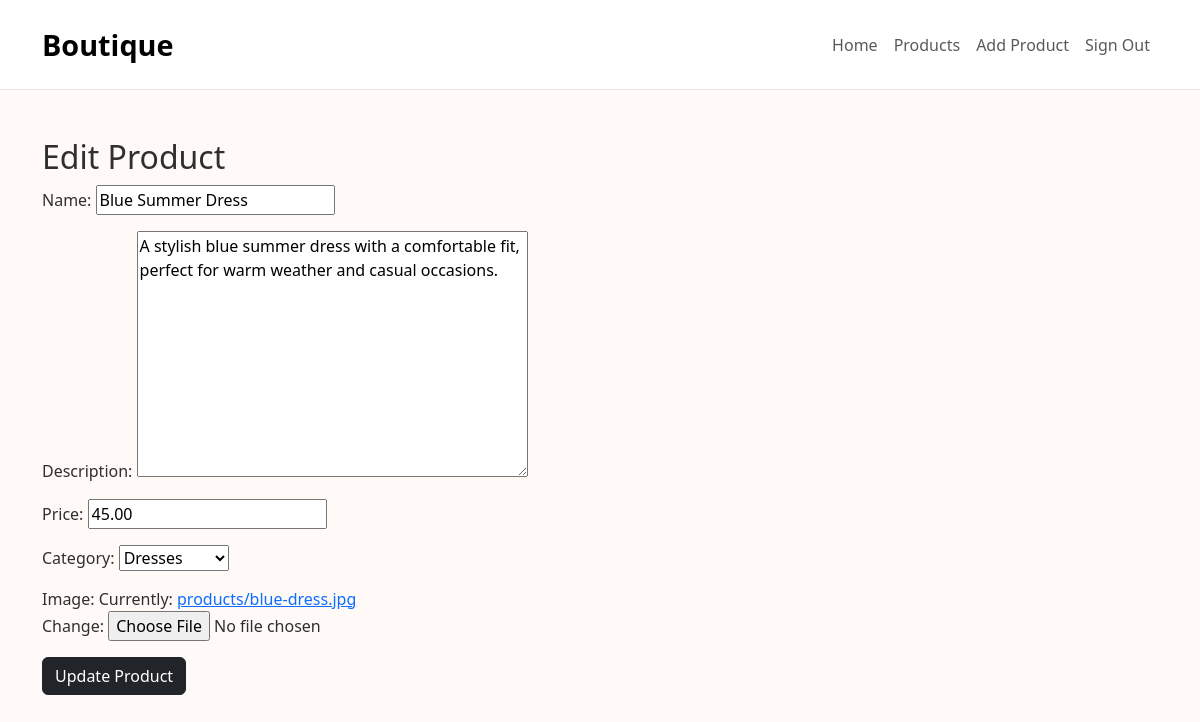
Page /products/edit/1/ (signed in) on the committed database.
### products/models.py (models this page shows, shortened)
class Product(models.Model):
    category = models.ForeignKey(
        Category,
        on_delete=models.SET_NULL,
        null=True,
        blank=True,
        related_name='products'
    )
    name = models.CharField(max_length=100)
    description = models.TextField()
    price = models.DecimalField(max_digits=6, decimal_places=2)
    image = models.ImageField(upload_to='products/')

class Category(models.Model):
    name = models.CharField(max_length=100)
    def __str__(self):
        return self.name

### products/views.py (the view)
# urls.py: path('edit/<int:id>/', views.edit_product, name='edit_product'),
@login_required
def edit_product(request, id):
    product = get_object_or_404(Product, id=id)
    if request.method == 'POST':
        form = ProductForm(request.POST, request.FILES, instance=product)
        if form.is_valid():
            form.save()
            return redirect('product_detail', id=product.id)
    else:
        form = ProductForm(instance=product)
    context = {
        'form': form,
        'product': product,
    }
    return render(request, 'products/edit_product.html', context)

### products/forms.py
class ProductForm(forms.ModelForm):
    class Meta:
        model = Product
        fields = ['name', 'description', 'price', 'category', 'image']

### templates/products/edit_product.html (shortened to what this page needs)
{% extends "base.html" %}
{% block content %}
<div class="container mt-5">
    <h2>Edit Product</h2>
    <form method="POST" enctype="multipart/form-data">
        {{ form.as_p }}
        <button type="submit" class="btn btn-dark">
            Update Product
        </button>
    </form>
</div>
{% endblock %}

### home/static/css/style.css (style rules this page uses)
body { background-color: #fffaf8; color: #2f2f2f; }

### rows in the picture
Product: name "Blue Summer Dress", description "A stylish blue summer dress with a comfortable fit, perfect for warm weather and casual occasions.", price "45.00", category "Dresses"
